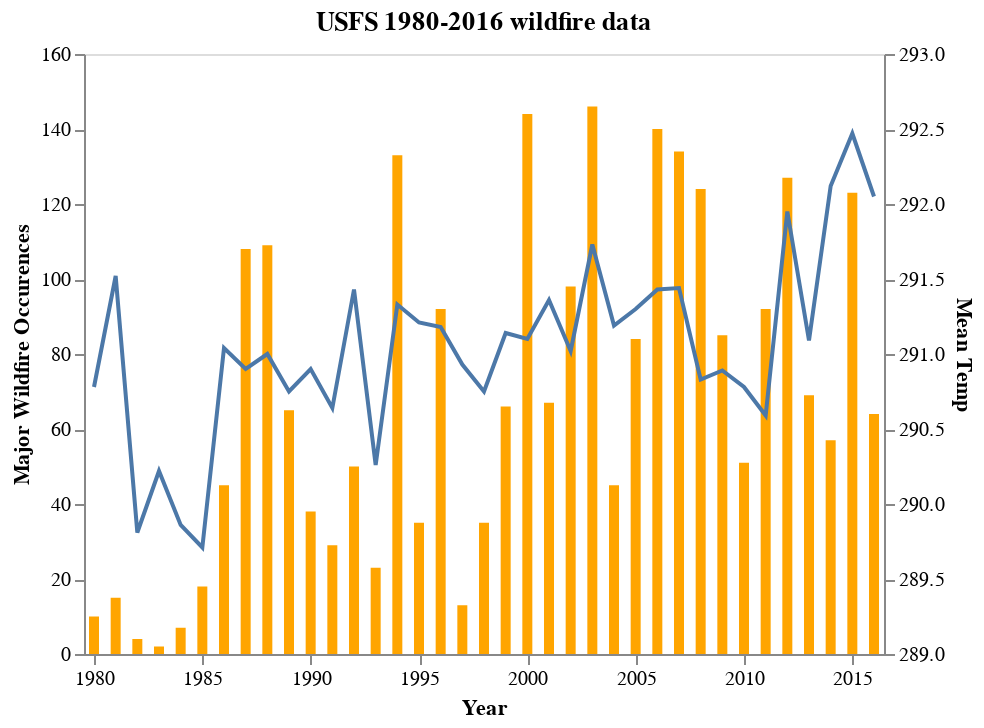

The notebook cell this image was saved under:
### Code cell
chart = alt.Chart(annual_df.reset_index(),title='USFS 1980-2016 wildfire data')

base = chart.encode(alt.X('YEAR',scale=alt.Scale(zero=False,domain=(1980, 2016)),axis=alt.Axis(format='.0f',title='Year')))

bar=base.mark_bar(color='orange').encode(alt.Y('event_count:Q',axis=alt.Axis(title='Major Wildfire Occurences')))

line =  base.mark_line().encode(
    alt.Y('Mean Temp:Q',scale=alt.Scale(domain=(289, 293))))

alt.layer(
    bar,
    line
).resolve_scale(
    y='independent'
).configure_axis(grid=False)

### Figure 1 — Vega-Lite specification as saved in the notebook (floating-point values rounded to 4 significant figures)
{"$schema": "https://vega.github.io/schema/vega-lite/v2.6.0.json", "config": {"axis": {"grid": false}, "view": {"height": 300, "width": 400}}, "datasets": {"data-90b028aa721197f1785b62443f5450a8": [{"Max Temp": 301.3, "Mean Precip": 1.251, "Mean Temp": 290.8, "YEAR": 1980, "event_count": 10, "season_length": 235, "total_acre": 80857}, {"Max Temp": 301.5, "Mean Precip": 1.26, "Mean Temp": 291.5, "YEAR": 1981, "event_count": 15, "season_length": 122, "total_acre": 36753}, {"Max Temp": 300.7, "Mean Precip": 1.446, "Mean Temp": 289.8, "YEAR": 1982, "event_count": 4, "season_length": 99, "total_acre": 25154}, {"Max Temp": 300.8, "Mean Precip": 1.72, "Mean Temp": 290.2, "YEAR": 1983, "event_count": 2, "season_length": 55, "total_acre": 5992}, {"Max Temp": 300.5, "Mean Precip": 1.166, "Mean Temp": 289.9, "YEAR": 1984, "event_count": 7, "season_length": 210, "total_acre": 17385}, {"Max Temp": 302.0, "Mean Precip": 0.9557, "Mean Temp": 289.7, "YEAR": 1985, "event_count": 18, "season_length": 111, "total_acre": 209735}, {"Max Temp": 301.1, "Mean Precip": 0.9929, "Mean Temp": 291.0, "YEAR": 1986, "event_count": 45, "season_length": 212, "total_acre": 230487}, {"Max Temp": 299.5, "Mean Precip": 0.8969, "Mean Temp": 290.9, "YEAR": 1987, "event_count": 108, "season_length": 173, "total_acre": 1025011}, {"Max Temp": 301.6, "Mean Precip": 0.772, "Mean Temp": 291.0, "YEAR": 1988, "event_count": 109, "season_length": 252, "total_acre": 2770000.0}, {"Max Temp": 301.5, "Mean Precip": 0.7157, "Mean Temp": 290.7, "YEAR": 1989, "event_count": 65, "season_length": 224, "total_acre": 351100.0}, {"Max Temp": 301.1, "Mean Precip": 0.8283, "Mean Temp": 290.9, "YEAR": 1990, "event_count": 38, "season_length": 257, "total_acre": 273200.0}, {"Max Temp": 300.7, "Mean Precip": 0.9159, "Mean Temp": 290.6, "YEAR": 1991, "event_count": 29, "season_length": 208, "total_acre": 87064}, {"Max Temp": 300.5, "Mean Precip": 0.95, "Mean Temp": 291.4, "YEAR": 1992, "event_count": 50, "season_length": 272, "total_acre": 484600.0}, {"Max Temp": 299.0, "Mean Precip": 1.085, "Mean Temp": 290.3, "YEAR": 1993, "event_count": 23, "season_length": 197, "total_acre": 164824}, {"Max Temp": 302.0, "Mean Precip": 0.8769, "Mean Temp": 291.3, "YEAR": 1994, "event_count": 133, "season_length": 215, "total_acre": 1369000.0}, {"Max Temp": 301.0, "Mean Precip": 1.058, "Mean Temp": 291.2, "YEAR": 1995, "event_count": 35, "season_length": 252, "total_acre": 182363}, {"Max Temp": 302.1, "Mean Precip": 1.016, "Mean Temp": 291.2, "YEAR": 1996, "event_count": 92, "season_length": 264, "total_acre": 1050000.0}, {"Max Temp": 300.8, "Mean Precip": 0.9581, "Mean Temp": 290.9, "YEAR": 1997, "event_count": 13, "season_length": 197, "total_acre": 146080}, {"Max Temp": 301.4, "Mean Precip": 1.383, "Mean Temp": 290.7, "YEAR": 1998, "event_count": 35, "season_length": 131, "total_acre": 127000.0}, {"Max Temp": 300.4, "Mean Precip": 0.9015, "Mean Temp": 291.1, "YEAR": 1999, "event_count": 66, "season_length": 273, "total_acre": 808468}, {"Max Temp": 301.4, "Mean Precip": 0.9252, "Mean Temp": 291.1, "YEAR": 2000, "event_count": 144, "season_length": 255, "total_acre": 1999000.0}, {"Max Temp": 301.4, "Mean Precip": 0.8883, "Mean Temp": 291.4, "YEAR": 2001, "event_count": 67, "season_length": 342, "total_acre": 503900.0}, {"Max Temp": 302.1, "Mean Precip": 0.7173, "Mean Temp": 291.0, "YEAR": 2002, "event_count": 98, "season_length": 278, "total_acre": 1822000.0}, {"Max Temp": 302.9, "Mean Precip": 0.8578, "Mean Temp": 291.7, "YEAR": 2003, "event_count": 146, "season_length": 220, "total_acre": 1707000.0}, {"Max Temp": 301.0, "Mean Precip": 0.9235, "Mean Temp": 291.2, "YEAR": 2004, "event_count": 45, "season_length": 214, "total_acre": 455000.0}, {"Max Temp": 302.1, "Mean Precip": 1.114, "Mean Temp": 291.3, "YEAR": 2005, "event_count": 84, "season_length": 253, "total_acre": 916100.0}, {"Max Temp": 302.8, "Mean Precip": 0.9978, "Mean Temp": 291.4, "YEAR": 2006, "event_count": 140, "season_length": 309, "total_acre": 1643000.0}, {"Max Temp": 302.7, "Mean Precip": 0.6935, "Mean Temp": 291.4, "YEAR": 2007, "event_count": 134, "season_length": 365, "total_acre": 2530000.0}, {"Max Temp": 301.4, "Mean Precip": 0.6829, "Mean Temp": 290.8, "YEAR": 2008, "event_count": 124, "season_length": 306, "total_acre": 1518000.0}, {"Max Temp": 301.3, "Mean Precip": 0.6806, "Mean Temp": 290.9, "YEAR": 2009, "event_count": 85, "season_length": 283, "total_acre": 620600.0}, {"Max Temp": 300.5, "Mean Precip": 1.065, "Mean Temp": 290.8, "YEAR": 2010, "event_count": 51, "season_length": 365, "total_acre": 257600.0}, {"Max Temp": 301.7, "Mean Precip": 0.8372, "Mean Temp": 290.6, "YEAR": 2011, "event_count": 92, "season_length": 279, "total_acre": 1471000.0}, {"Max Temp": 302.1, "Mean Precip": 0.7844, "Mean Temp": 291.9, "YEAR": 2012, "event_count": 127, "season_length": 197, "total_acre": 2368000.0}, {"Max Temp": 301.9, "Mean Precip": 0.5922, "Mean Temp": 291.1, "YEAR": 2013, "event_count": 69, "season_length": 289, "total_acre": 1285000.0}, {"Max Temp": 302.1, "Mean Precip": 0.8441, "Mean Temp": 292.1, "YEAR": 2014, "event_count": 57, "season_length": 323, "total_acre": 609400.0}, {"Max Temp": 301.9, "Mean Precip": 0.8126, "Mean Temp": 292.5, "YEAR": 2015, "event_count": 123, "season_length": 275, "total_acre": 281600.0}, {"Max Temp": 301.4, "Mean Precip": 0.988, "Mean Temp": 292.0, "YEAR": 2016, "event_count": 64, "season_length": 297, "total_acre": 843000.0}]}, "layer": [{"data": {"name": "data-90b028aa721197f1785b62443f5450a8"}, "encoding": {"x": {"axis": {"format": ".0f", "title": "Year"}, "field": "YEAR", "scale": {"domain": [1980, 2016], "zero": false}, "type": "quantitative"}, "y": {"axis": {"title": "Major Wildfire Occurences"}, "field": "event_count", "type": "quantitative"}}, "mark": {"color": "orange", "type": "bar"}, "title": "USFS 1980-2016 wildfire data"}, {"data": {"name": "data-90b028aa721197f1785b62443f5450a8"}, "encoding": {"x": {"axis": {"format": ".0f", "title": "Year"}, "field": "YEAR", "scale": {"domain": [1980, 2016], "zero": false}, "type": "quantitative"}, "y": {"field": "Mean Temp", "scale": {"domain": [289, 293]}, "type": "quantitative"}}, "mark": "line", "title": "USFS 1980-2016 wildfire data"}], "resolve": {"scale": {"x": "shared", "y": "independent"}}}
